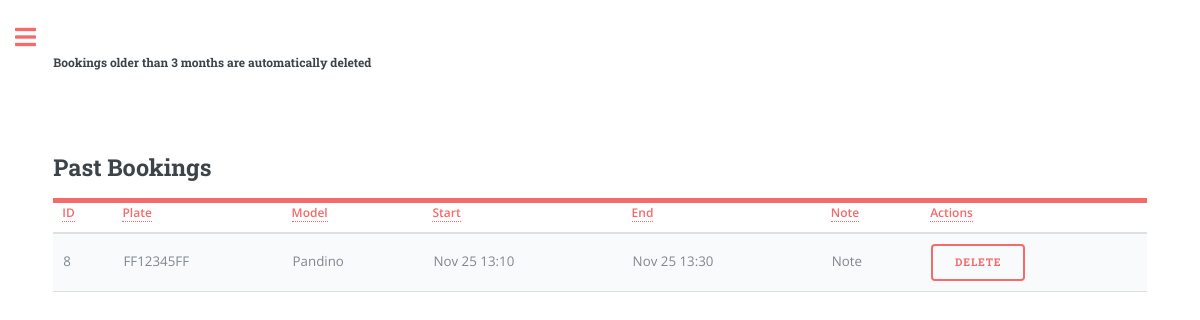
/bookings_history (signed in), run on an earlier commit of the app's database.
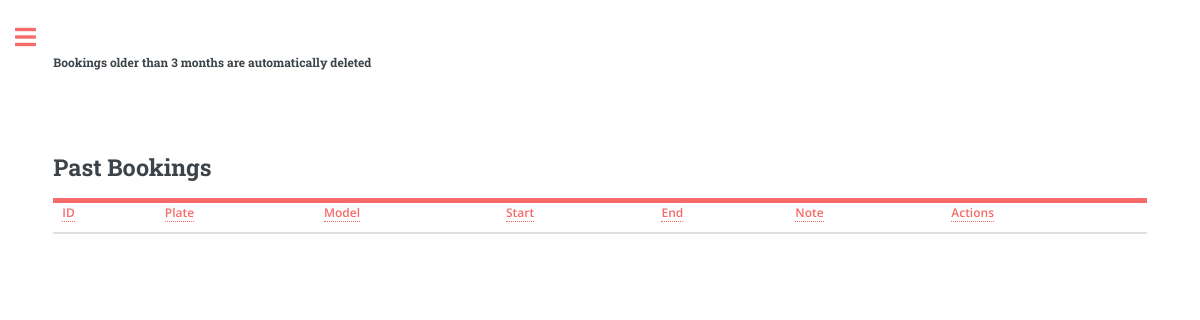
And on a later commit of the database.
### app/models.py (models this page shows, shortened)
class Booking(db.Model):
    id = db.Column(db.Integer, primary_key=True)
    start_datetime = db.Column(db.DateTime, nullable=False)
    end_datetime = db.Column(db.DateTime, nullable=False)
    car_plate = db.Column(db.String(8), db.ForeignKey('car.plate'), nullable=False)
    user_id = db.Column(db.Integer, db.ForeignKey('user.id'), nullable=False)
    note = db.Column(db.String(160))
    car = db.relationship('Car', backref='bookings', lazy=True)

class Car(db.Model):
    plate = db.Column(db.String(8), primary_key=True, index=True, unique=True)
    make = db.Column(db.String(15), index=True)
    model = db.Column(db.String(15), index=True)
    fuel = db.Column(db.String(8), index=True)
    year = db.Column(db.Integer, index=True)
    cc = db.Column(db.Integer, index=True)
    user_id = db.Column(db.Integer, db.ForeignKey('user.id'))

### app/routes.py (the view, shortened to what this page needs)
@app.route('/bookings_history', methods=['GET', 'POST'])
@login_required
def bookings_history():
    current_date = datetime.utcnow()
    expired_bookings = Booking.query.filter(
        (Booking.user_id == current_user.id) &
        (Booking.end_datetime < current_date)
    ).all()
    return render_template('bookings_history.html', user_bookings=expired_bookings, page='bookings_history')

### app/models.py (called while the page is built)
@login.user_loader
def load_user(id):
    return User.query.get(int(id))

### app/templates/bookings_history.html (shortened to what this page needs)
{% extends "index.html" %}
{% block content %}
<h5>Bookings older than 3 months are automatically deleted</h5>
<head>
  <link rel="stylesheet" href="{{ url_for('static', filename='css/main.css') }}">
</head>
<header id="header">
  <h2>Past Bookings</h2>
</header>
<form action="{{ url_for('bookings_history') }}" method="POST" onsubmit="return confirm('Are you sure you want to delete this booking?');">
<table class="table" id="bookingTable">
    <thead>
      <tr>
        <th scope="col"><a href="#" class="sort-link" data-sort="id">ID</a></th>
        <th scope="col"><a href="#" class="sort-link" data-sort="plate">Plate</a></th>
        <th scope="col"><a href="#" class="sort-link" data-sort="model">Model</a></th>
        <th scope="col"><a href="#" class="sort-link" data-sort="start_datetime">Start</a></th>
        <th scope="col"><a href="#" class="sort-link" data-sort="end_datetime">End</a></th>
        <th scope="col"><a href="#" class="sort-link" data-sort="note">Note</a></th>
        <th scope="col"><a>Actions</a></th>
      </tr>
    </thead>
    <tbody>
      {% for booking in user_bookings %}
      <tr>
          <td data-sort="id">{{ booking.id }}</td>
          <td data-sort="plate">{{ booking.car.plate }}</td>
          <td data-sort="model">{{ booking.car.model }}</td>
          <td data-sort="start_datetime">{{ booking.start_datetime.strftime("%b %d %H:%M") }}</td>
          <td data-sort="end_datetime">{{ booking.end_datetime.strftime("%b %d %H:%M") }}</td>
          <td data-sort="note">
            {% if booking.note %}
            <span class="note-tooltip">
                Note
            </span>
        {% endif %}
          </td>
          <td>
              <button type="submit" class="btn btn-danger" name="delete" value="{{ booking.id }}">Delete</button>
        </td>
      </tr>
      {% endfor %}
  </tbody>
</table>
</form>
{% endblock %}

What changed in the data, as far as the page shows it:
removed Booking: id "8", car.plate "FF12345FF", car.model "Pandino", start_datetime "Nov 25 13:10", end_datetime "Nov 25 13:30"
